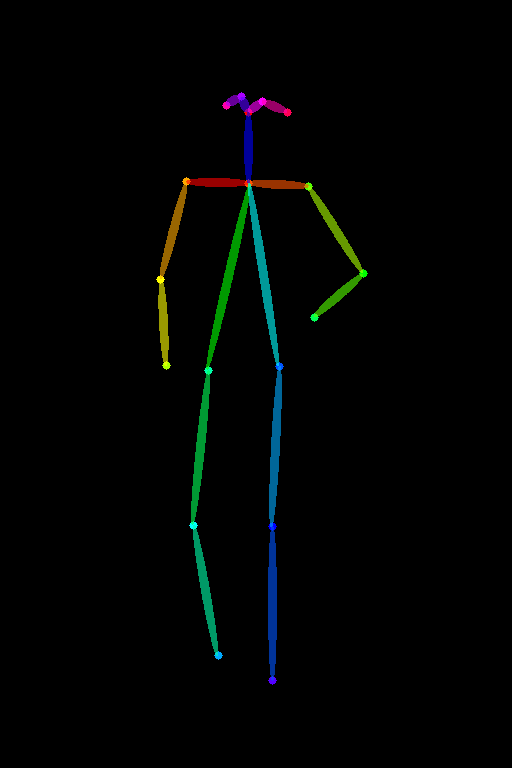
#> input picture target/0.png, 512 x 768 px, given as the content of the folder ./fill50k/target_raw, which was not available
$ python reshape.py
#> lines starting #> are read from the running program, lines starting #| are printed output that depends on the picture
import os
from PIL import Image

# Path to the folder containing images
input_folder = './fill50k/target_raw'  # Replace with the path to your folder
output_folder = './fill50k/target'  # Replace with the desired output folder path

# Ensure the output folder exists
os.makedirs(output_folder, exist_ok=True)

# Resize dimensions
target_size = (512, 512)

# Process each image in the folder
for filename in os.listdir(input_folder):
    input_path = os.path.join(input_folder, filename)

    # Check if the file is an image
    if filename.lower().endswith(('.png', '.jpg', '.jpeg', '.bmp', '.tiff', '.gif')):
        try:
            # Open the image
            with Image.open(input_path) as img:
                # Resize the image
#> img is the input picture: PIL image 512x768 RGB; mean R, G, B 1.5, 3.5, 2.4
                img_resized = img.resize(target_size, Image.Resampling.LANCZOS)
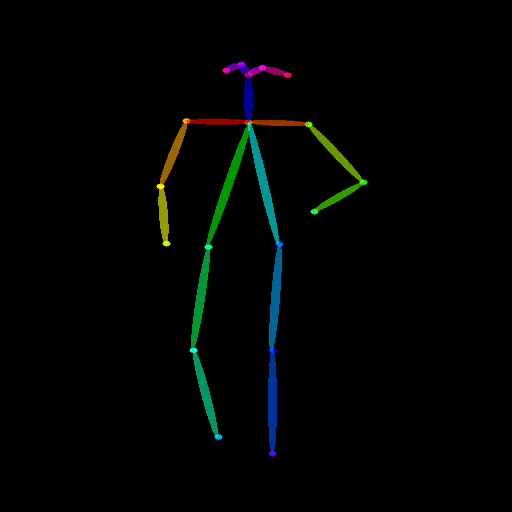
#> img_resized: PIL image 512x512 RGB; mean R, G, B 1.5, 3.5, 2.4

                # Save the resized image to the output folder
                output_path = os.path.join(output_folder, filename)
                img_resized.save(output_path)
                print(f"Resized and saved: {filename}")
        except Exception as e:
            print(f"Error processing {filename}: {e}")

print("All images resized and saved to the output folder.")

$ run again, on target/12.png
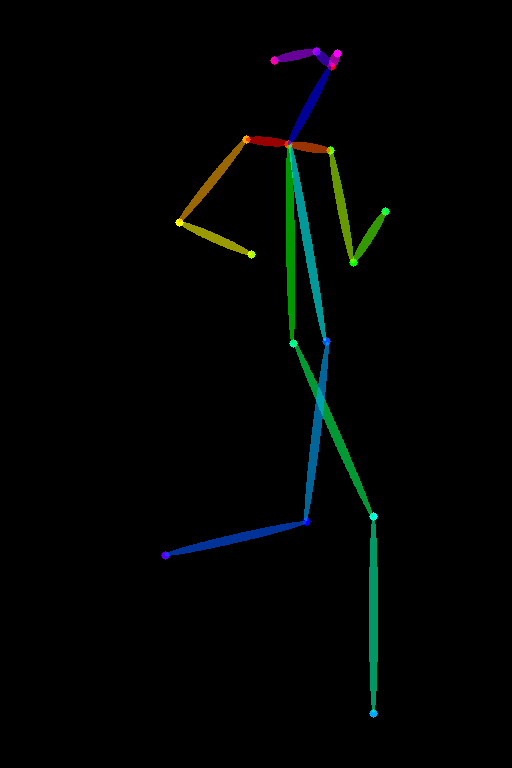
#> input picture target/12.png, 512 x 768 px, given as the content of the folder ./fill50k/target_raw, which was not available
#> img is the input picture: PIL image 512x768 RGB; mean R, G, B 1.4, 3.9, 2.7
#> `img_resized = img.resize(target_size, Image.Resampling.LANCZOS)`:
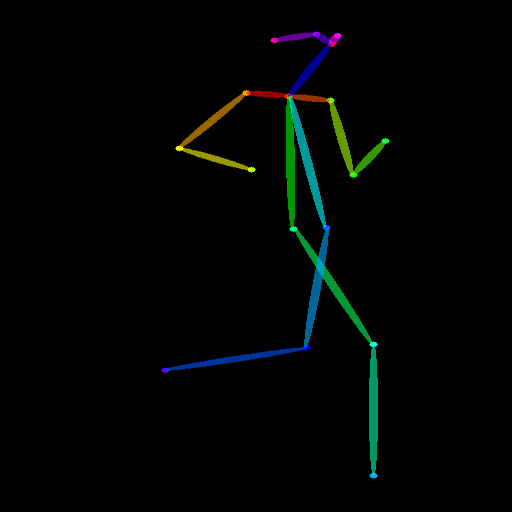
#> img_resized: PIL image 512x512 RGB; mean R, G, B 1.4, 3.9, 2.8

$ run again, on target/13.png
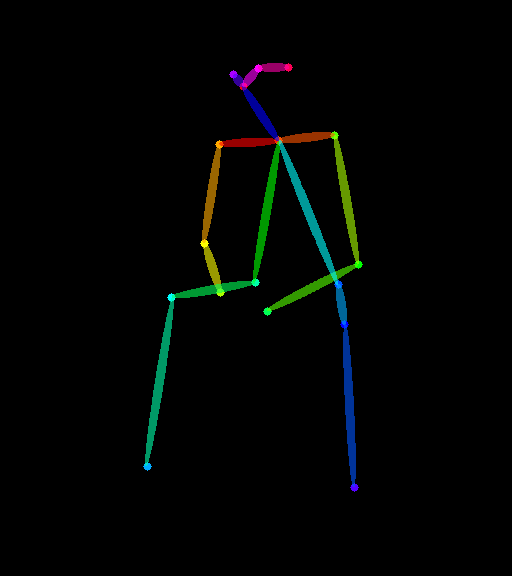
#> input picture target/13.png, 512 x 576 px, given as the content of the folder ./fill50k/target_raw, which was not available
#> img is the input picture: PIL image 512x576 RGB; mean R, G, B 1.9, 4.1, 2.6
#> `img_resized = img.resize(target_size, Image.Resampling.LANCZOS)`:
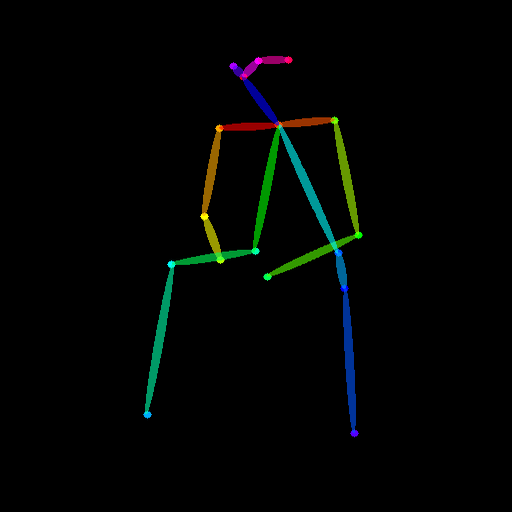
#> img_resized: PIL image 512x512 RGB; mean R, G, B 1.9, 4.1, 2.7

$ run again, on target/14.png
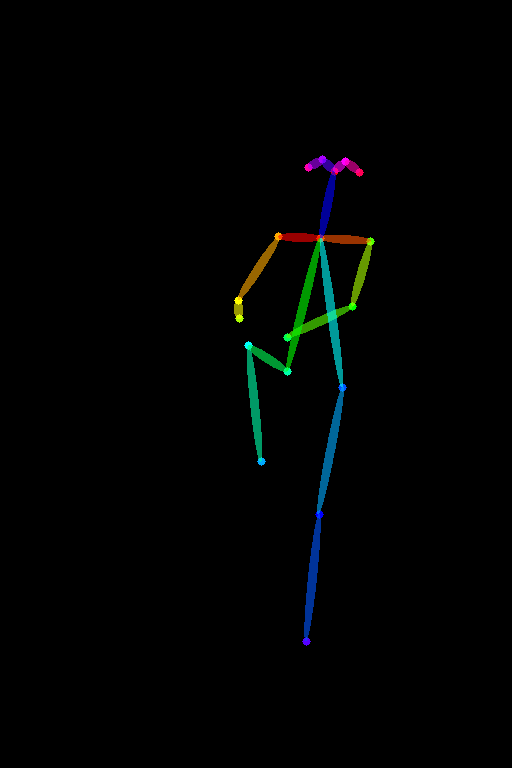
#> input picture target/14.png, 512 x 768 px, given as the content of the folder ./fill50k/target_raw, which was not available
#> img is the input picture: PIL image 512x768 RGB; mean R, G, B 1, 2.5, 2
#> `img_resized = img.resize(target_size, Image.Resampling.LANCZOS)`:
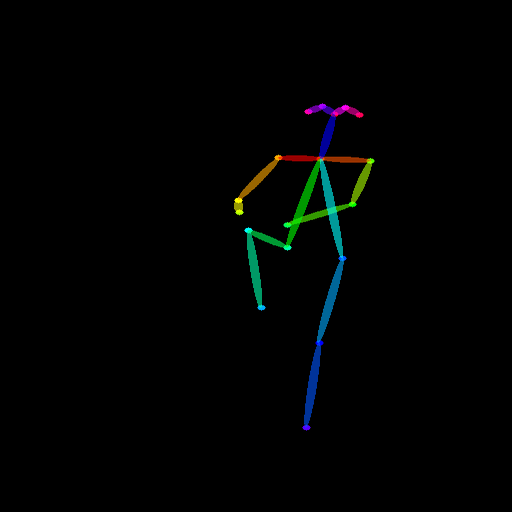
#> img_resized: PIL image 512x512 RGB; mean R, G, B 1, 2.5, 2
